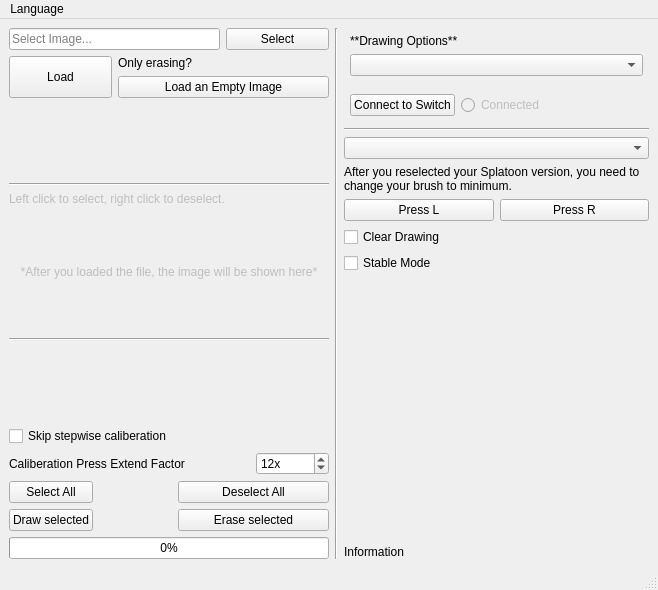
<?xml version="1.0" encoding="UTF-8"?>
<ui version="4.0">
 <class>plotter</class>
 <widget class="QMainWindow" name="plotter">
  <property name="geometry">
   <rect>
    <x>0</x>
    <y>0</y>
    <width>658</width>
    <height>590</height>
   </rect>
  </property>
  <property name="windowTitle">
   <string>Splatplost</string>
  </property>
  <widget class="QWidget" name="centralwidget">
   <layout class="QHBoxLayout" name="horizontalLayout">
    <item>
     <layout class="QVBoxLayout" name="verticalLayout">
      <item>
       <layout class="QGridLayout" name="gridLayout_3">
        <item row="0" column="0" colspan="2">
         <widget class="QLineEdit" name="file_loc">
          <property name="text">
           <string/>
          </property>
          <property name="readOnly">
           <bool>true</bool>
          </property>
          <property name="placeholderText">
           <string>Select Image...</string>
          </property>
          <property name="clearButtonEnabled">
           <bool>false</bool>
          </property>
         </widget>
        </item>
        <item row="0" column="2">
         <widget class="QPushButton" name="open_file">
          <property name="text">
           <string>Select</string>
          </property>
         </widget>
        </item>
        <item row="1" column="0" rowspan="2">
         <widget class="QPushButton" name="read_file">
          <property name="sizePolicy">
           <sizepolicy hsizetype="Minimum" vsizetype="Minimum">
            <horstretch>0</horstretch>
            <verstretch>0</verstretch>
           </sizepolicy>
          </property>
          <property name="text">
           <string>Load</string>
          </property>
         </widget>
        </item>
        <item row="1" column="1" colspan="2">
         <widget class="QLabel" name="label_5">
          <property name="text">
           <string>Only erasing?</string>
          </property>
          <property name="alignment">
           <set>Qt::AlignLeading|Qt::AlignLeft|Qt::AlignVCenter</set>
          </property>
         </widget>
        </item>
        <item row="2" column="1" colspan="2">
         <widget class="QPushButton" name="load_white">
          <property name="text">
           <string>Load an Empty Image</string>
          </property>
         </widget>
        </item>
       </layout>
      </item>
      <item>
       <spacer name="verticalSpacer">
        <property name="orientation">
         <enum>Qt::Vertical</enum>
        </property>
        <property name="sizeHint" stdset="0">
         <size>
          <width>311</width>
          <height>13</height>
         </size>
        </property>
       </spacer>
      </item>
      <item>
       <widget class="Line" name="line_2">
        <property name="orientation">
         <enum>Qt::Horizontal</enum>
        </property>
       </widget>
      </item>
      <item>
       <widget class="QLabel" name="selected_label">
        <property name="enabled">
         <bool>false</bool>
        </property>
        <property name="text">
         <string>Left click to select, right click to deselect.</string>
        </property>
       </widget>
      </item>
      <item>
       <widget class="QLabel" name="image">
        <property name="enabled">
         <bool>false</bool>
        </property>
        <property name="sizePolicy">
         <sizepolicy hsizetype="Fixed" vsizetype="Fixed">
          <horstretch>0</horstretch>
          <verstretch>0</verstretch>
         </sizepolicy>
        </property>
        <property name="minimumSize">
         <size>
          <width>320</width>
          <height>120</height>
         </size>
        </property>
        <property name="autoFillBackground">
         <bool>true</bool>
        </property>
        <property name="text">
         <string>*After you loaded the file, the image will be shown here*</string>
        </property>
        <property name="textFormat">
         <enum>Qt::MarkdownText</enum>
        </property>
        <property name="scaledContents">
         <bool>true</bool>
        </property>
        <property name="alignment">
         <set>Qt::AlignCenter</set>
        </property>
        <property name="wordWrap">
         <bool>true</bool>
        </property>
       </widget>
      </item>
      <item>
       <widget class="Line" name="line_3">
        <property name="orientation">
         <enum>Qt::Horizontal</enum>
        </property>
       </widget>
      </item>
      <item>
       <spacer name="verticalSpacer_2">
        <property name="orientation">
         <enum>Qt::Vertical</enum>
        </property>
        <property name="sizeHint" stdset="0">
         <size>
          <width>311</width>
          <height>13</height>
         </size>
        </property>
       </spacer>
      </item>
      <item>
       <layout class="QGridLayout" name="gridLayout">
        <item row="0" column="0" colspan="3">
         <widget class="QCheckBox" name="skip_cal">
          <property name="toolTip">
           <string>&lt;html&gt;&lt;head/&gt;&lt;body&gt;&lt;p&gt;If your connection is good enough, you can check this to skip stepwise caliberation, i. e. return to corners after drawing each block.&lt;/p&gt;&lt;/body&gt;&lt;/html&gt;</string>
          </property>
          <property name="text">
           <string>Skip stepwise caliberation</string>
          </property>
         </widget>
        </item>
        <item row="1" column="0" colspan="3">
         <widget class="QLabel" name="label">
          <property name="toolTip">
           <string>&lt;html&gt;&lt;head/&gt;&lt;body&gt;&lt;p&gt;If caliberation steps cannot move to the correct corner, you need to increase the factor.&lt;/p&gt;&lt;/body&gt;&lt;/html&gt;</string>
          </property>
          <property name="text">
           <string>Caliberation Press Extend Factor</string>
          </property>
         </widget>
        </item>
        <item row="1" column="3">
         <widget class="QSpinBox" name="cal_time">
          <property name="suffix">
           <string>x</string>
          </property>
          <property name="minimum">
           <number>5</number>
          </property>
          <property name="value">
           <number>12</number>
          </property>
         </widget>
        </item>
        <item row="2" column="0">
         <widget class="QPushButton" name="select_all">
          <property name="text">
           <string>Select All</string>
          </property>
         </widget>
        </item>
        <item row="3" column="0">
         <widget class="QPushButton" name="draw_selected">
          <property name="text">
           <string>Draw selected</string>
          </property>
         </widget>
        </item>
        <item row="2" column="2" colspan="2">
         <widget class="QPushButton" name="deselect_all">
          <property name="text">
           <string>Deselect All</string>
          </property>
         </widget>
        </item>
        <item row="3" column="2" colspan="2">
         <widget class="QPushButton" name="erase_selected">
          <property name="text">
           <string>Erase selected</string>
          </property>
         </widget>
        </item>
       </layout>
      </item>
      <item>
       <widget class="QProgressBar" name="progress">
        <property name="value">
         <number>0</number>
        </property>
        <property name="textVisible">
         <bool>true</bool>
        </property>
       </widget>
      </item>
     </layout>
    </item>
    <item>
     <widget class="Line" name="line">
      <property name="orientation">
       <enum>Qt::Vertical</enum>
      </property>
     </widget>
    </item>
    <item>
     <layout class="QVBoxLayout" name="verticalLayout_2">
      <item>
       <layout class="QGridLayout" name="drawing_options_layout">
        <property name="leftMargin">
         <number>6</number>
        </property>
        <property name="topMargin">
         <number>6</number>
        </property>
        <property name="rightMargin">
         <number>6</number>
        </property>
        <property name="bottomMargin">
         <number>6</number>
        </property>
        <item row="1" column="0" colspan="2">
         <widget class="QLabel" name="label_3">
          <property name="text">
           <string>**Drawing Options**</string>
          </property>
          <property name="textFormat">
           <enum>Qt::MarkdownText</enum>
          </property>
         </widget>
        </item>
        <item row="2" column="0" colspan="2">
         <widget class="QComboBox" name="backend_selector">
          <property name="placeholderText">
           <string>Select a connect backend...</string>
          </property>
         </widget>
        </item>
       </layout>
      </item>
      <item>
       <layout class="QHBoxLayout" name="connection_layout">
        <property name="leftMargin">
         <number>6</number>
        </property>
        <property name="topMargin">
         <number>6</number>
        </property>
        <property name="rightMargin">
         <number>6</number>
        </property>
        <property name="bottomMargin">
         <number>6</number>
        </property>
        <item>
         <widget class="QPushButton" name="switch_conn">
          <property name="text">
           <string>Connect to Switch</string>
          </property>
         </widget>
        </item>
        <item>
         <widget class="QRadioButton" name="switch_connected">
          <property name="enabled">
           <bool>false</bool>
          </property>
          <property name="text">
           <string>Connected</string>
          </property>
          <property name="checkable">
           <bool>true</bool>
          </property>
         </widget>
        </item>
        <item>
         <spacer name="horizontalSpacer">
          <property name="orientation">
           <enum>Qt::Horizontal</enum>
          </property>
          <property name="sizeHint" stdset="0">
           <size>
            <width>40</width>
            <height>20</height>
           </size>
          </property>
         </spacer>
        </item>
       </layout>
      </item>
      <item>
       <widget class="Line" name="line_4">
        <property name="orientation">
         <enum>Qt::Horizontal</enum>
        </property>
       </widget>
      </item>
      <item>
       <widget class="QComboBox" name="splatoon_ver">
        <property name="placeholderText">
         <string>Choose Splatoon Version</string>
        </property>
       </widget>
      </item>
      <item>
       <widget class="QLabel" name="label_2">
        <property name="text">
         <string>After you reselected your Splatoon version, you need to change your brush to minimum.</string>
        </property>
        <property name="wordWrap">
         <bool>true</bool>
        </property>
       </widget>
      </item>
      <item>
       <layout class="QHBoxLayout" name="horizontalLayout_2">
        <item>
         <widget class="QPushButton" name="press_l">
          <property name="text">
           <string>Press L</string>
          </property>
         </widget>
        </item>
        <item>
         <widget class="QPushButton" name="press_r">
          <property name="text">
           <string>Press R</string>
          </property>
         </widget>
        </item>
       </layout>
      </item>
      <item>
       <widget class="QCheckBox" name="clear_drawing">
        <property name="toolTip">
         <string>Clear the canvas before drawing.</string>
        </property>
        <property name="text">
         <string>Clear Drawing</string>
        </property>
       </widget>
      </item>
      <item>
       <widget class="QCheckBox" name="stable_mode">
        <property name="toolTip">
         <string>Send whole command to drawing buffer to increase stablity.</string>
        </property>
        <property name="text">
         <string>Stable Mode</string>
        </property>
       </widget>
      </item>
      <item>
       <spacer name="verticalSpacer_3">
        <property name="orientation">
         <enum>Qt::Vertical</enum>
        </property>
        <property name="sizeHint" stdset="0">
         <size>
          <width>20</width>
          <height>40</height>
         </size>
        </property>
       </spacer>
      </item>
      <item>
       <widget class="QLabel" name="info">
        <property name="text">
         <string>Information</string>
        </property>
        <property name="textFormat">
         <enum>Qt::MarkdownText</enum>
        </property>
       </widget>
      </item>
     </layout>
    </item>
   </layout>
  </widget>
  <widget class="QStatusBar" name="statusBar"/>
  <widget class="QMenuBar" name="menuBar">
   <property name="geometry">
    <rect>
     <x>0</x>
     <y>0</y>
     <width>658</width>
     <height>34</height>
    </rect>
   </property>
   <property name="defaultUp">
    <bool>false</bool>
   </property>
   <property name="nativeMenuBar">
    <bool>false</bool>
   </property>
   <widget class="QMenu" name="menuLanguage">
    <property name="title">
     <string notr="true">Language</string>
    </property>
    <addaction name="language_enUS"/>
    <addaction name="language_jaJP"/>
    <addaction name="language_zhCN"/>
    <addaction name="language_zhTW"/>
   </widget>
   <addaction name="menuLanguage"/>
  </widget>
  <action name="language_zhTW">
   <property name="text">
    <string notr="true">繁體中文</string>
   </property>
  </action>
  <action name="language_zhCN">
   <property name="text">
    <string notr="true">简体中文</string>
   </property>
  </action>
  <action name="language_jaJP">
   <property name="text">
    <string notr="true">日本語</string>
   </property>
  </action>
  <action name="language_enUS">
   <property name="text">
    <string notr="true">English</string>
   </property>
  </action>
 </widget>
 <resources/>
 <connections/>
</ui>
